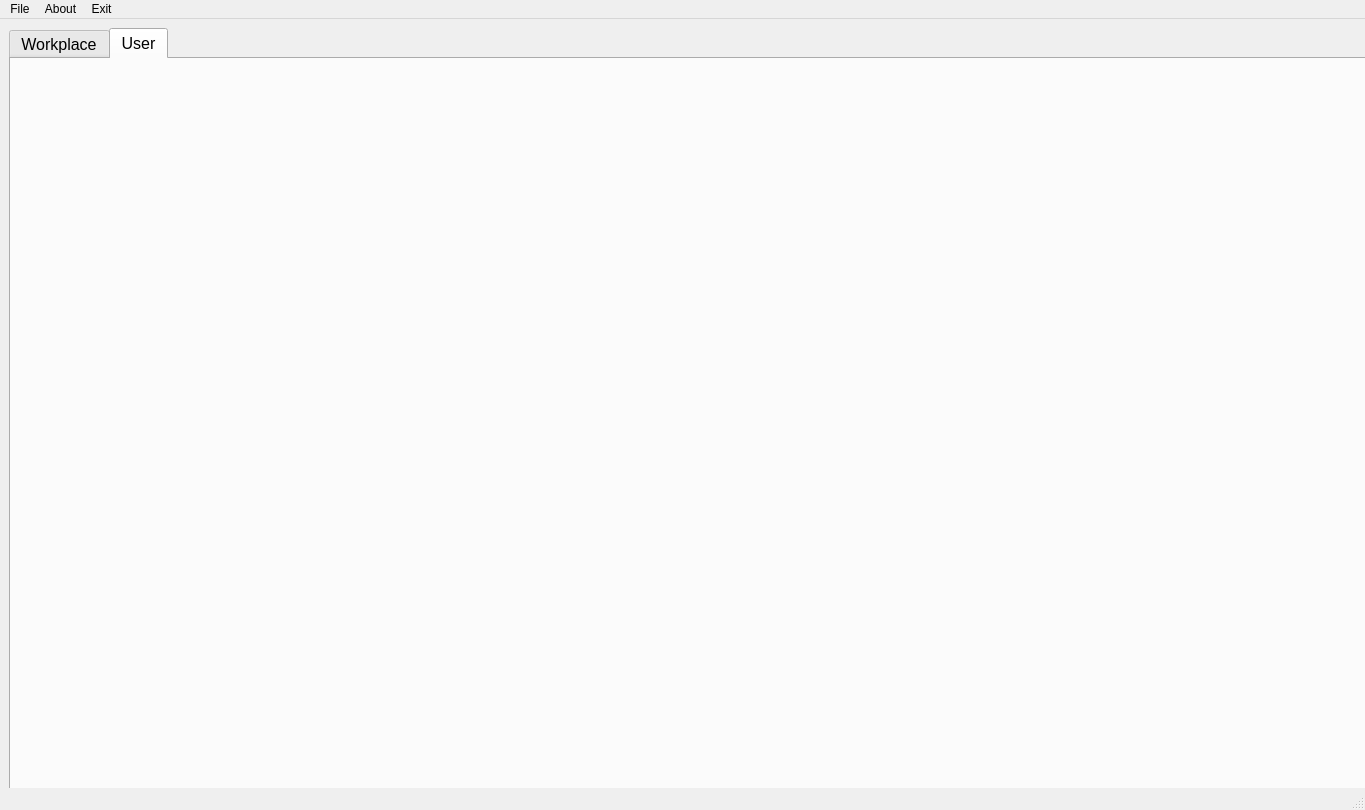
<?xml version="1.0" encoding="UTF-8"?>
<ui version="4.0">
 <class>MainWindow</class>
 <widget class="QMainWindow" name="MainWindow">
  <property name="geometry">
   <rect>
    <x>0</x>
    <y>0</y>
    <width>1365</width>
    <height>810</height>
   </rect>
  </property>
  <property name="windowTitle">
   <string>MainWindow</string>
  </property>
  <widget class="QWidget" name="centralwidget">
   <widget class="QWidget" name="verticalLayoutWidget">
    <property name="geometry">
     <rect>
      <x>9</x>
      <y>9</y>
      <width>1402</width>
      <height>802</height>
     </rect>
    </property>
    <layout class="QVBoxLayout" name="verticalLayout">
     <item>
      <widget class="QTabWidget" name="ContentTab">
       <property name="minimumSize">
        <size>
         <width>1400</width>
         <height>800</height>
        </size>
       </property>
       <property name="font">
        <font>
         <pointsize>12</pointsize>
         <weight>50</weight>
         <bold>false</bold>
        </font>
       </property>
       <property name="tabPosition">
        <enum>QTabWidget::North</enum>
       </property>
       <property name="tabShape">
        <enum>QTabWidget::Rounded</enum>
       </property>
       <property name="currentIndex">
        <number>1</number>
       </property>
       <property name="iconSize">
        <size>
         <width>25</width>
         <height>25</height>
        </size>
       </property>
       <property name="elideMode">
        <enum>Qt::ElideMiddle</enum>
       </property>
       <property name="tabsClosable">
        <bool>false</bool>
       </property>
       <property name="movable">
        <bool>false</bool>
       </property>
       <property name="tabBarAutoHide">
        <bool>true</bool>
       </property>
       <widget class="QWidget" name="Workplace">
        <attribute name="title">
         <string>Workplace</string>
        </attribute>
        <widget class="QWidget" name="horizontalLayoutWidget">
         <property name="geometry">
          <rect>
           <x>2</x>
           <y>9</y>
           <width>1361</width>
           <height>731</height>
          </rect>
         </property>
         <layout class="QHBoxLayout" name="horizontalLayout">
          <item>
           <widget class="QFrame" name="MainFrame">
            <property name="frameShape">
             <enum>QFrame::StyledPanel</enum>
            </property>
            <property name="frameShadow">
             <enum>QFrame::Raised</enum>
            </property>
            <widget class="QGroupBox" name="ListUserGroup">
             <property name="geometry">
              <rect>
               <x>20</x>
               <y>420</y>
               <width>641</width>
               <height>291</height>
              </rect>
             </property>
             <property name="font">
              <font>
               <pointsize>15</pointsize>
               <weight>50</weight>
               <bold>false</bold>
              </font>
             </property>
             <property name="styleSheet">
              <string notr="true"/>
             </property>
             <property name="title">
              <string>List User</string>
             </property>
             <widget class="QFrame" name="ListUserFrame">
              <property name="geometry">
               <rect>
                <x>9</x>
                <y>19</y>
                <width>631</width>
                <height>311</height>
               </rect>
              </property>
              <property name="frameShape">
               <enum>QFrame::StyledPanel</enum>
              </property>
              <property name="frameShadow">
               <enum>QFrame::Raised</enum>
              </property>
              <widget class="QScrollArea" name="ListUserScroll">
               <property name="geometry">
                <rect>
                 <x>9</x>
                 <y>9</y>
                 <width>611</width>
                 <height>251</height>
                </rect>
               </property>
               <property name="styleSheet">
                <string notr="true">QScrollArea{background :rgb(255, 255, 255)}</string>
               </property>
               <property name="widgetResizable">
                <bool>true</bool>
               </property>
               <widget class="QWidget" name="ListUserScrollContent">
                <property name="geometry">
                 <rect>
                  <x>0</x>
                  <y>0</y>
                  <width>609</width>
                  <height>249</height>
                 </rect>
                </property>
                <property name="autoFillBackground">
                 <bool>true</bool>
                </property>
                <layout class="QVBoxLayout" name="verticalLayout_2">
                 <property name="sizeConstraint">
                  <enum>QLayout::SetMinAndMaxSize</enum>
                 </property>
                 <property name="leftMargin">
                  <number>10</number>
                 </property>
                 <property name="topMargin">
                  <number>10</number>
                 </property>
                 <property name="rightMargin">
                  <number>10</number>
                 </property>
                 <property name="bottomMargin">
                  <number>10</number>
                 </property>
                 <item>
                  <layout class="QHBoxLayout" name="UserGroup">
                   <property name="sizeConstraint">
                    <enum>QLayout::SetMinAndMaxSize</enum>
                   </property>
                   <item>
                    <widget class="QLineEdit" name="Phone"/>
                   </item>
                   <item>
                    <widget class="QLineEdit" name="AppID"/>
                   </item>
                   <item>
                    <widget class="QLineEdit" name="HashID"/>
                   </item>
                  </layout>
                 </item>
                </layout>
               </widget>
              </widget>
             </widget>
            </widget>
            <widget class="QGroupBox" name="JoinLeaveGroup">
             <property name="geometry">
              <rect>
               <x>20</x>
               <y>220</y>
               <width>641</width>
               <height>181</height>
              </rect>
             </property>
             <property name="font">
              <font>
               <pointsize>15</pointsize>
               <weight>50</weight>
               <bold>false</bold>
              </font>
             </property>
             <property name="styleSheet">
              <string notr="true"/>
             </property>
             <property name="title">
              <string>Group / Channel Auto Join - Leave</string>
             </property>
             <property name="alignment">
              <set>Qt::AlignCenter</set>
             </property>
             <widget class="QGroupBox" name="URLGroup">
              <property name="geometry">
               <rect>
                <x>19</x>
                <y>39</y>
                <width>481</width>
                <height>71</height>
               </rect>
              </property>
              <property name="font">
               <font>
                <family>MS Shell Dlg 2</family>
                <pointsize>10</pointsize>
                <weight>50</weight>
                <bold>false</bold>
               </font>
              </property>
              <property name="title">
               <string>Group / Change URL</string>
              </property>
              <widget class="QLineEdit" name="InputURL">
               <property name="geometry">
                <rect>
                 <x>12</x>
                 <y>25</y>
                 <width>461</width>
                 <height>31</height>
                </rect>
               </property>
               <property name="styleSheet">
                <string notr="true">QLineEdit{border: 1px solid rgb(173, 173, 173);	border-radius: 5px;	background:transparent;	padding :  0px 10px;}</string>
               </property>
               <property name="placeholderText">
                <string>https://t.me/&lt;name&gt;</string>
               </property>
              </widget>
             </widget>
             <widget class="QGroupBox" name="TimeJLGroup">
              <property name="geometry">
               <rect>
                <x>510</x>
                <y>39</y>
                <width>111</width>
                <height>71</height>
               </rect>
              </property>
              <property name="font">
               <font>
                <family>MS Shell Dlg 2</family>
                <pointsize>10</pointsize>
                <weight>50</weight>
                <bold>false</bold>
               </font>
              </property>
              <property name="title">
               <string>Time Delay</string>
              </property>
              <widget class="QSpinBox" name="InputTimeJL">
               <property name="geometry">
                <rect>
                 <x>10</x>
                 <y>25</y>
                 <width>81</width>
                 <height>31</height>
                </rect>
               </property>
               <property name="styleSheet">
                <string notr="true">QSpinBox{	border: 1px solid rgb(173, 173, 173);border-radius: 5px;	background:transparent;}</string>
               </property>
               <property name="alignment">
                <set>Qt::AlignCenter</set>
               </property>
              </widget>
             </widget>
             <widget class="QPushButton" name="JoinGroupBtn">
              <property name="geometry">
               <rect>
                <x>20</x>
                <y>120</y>
                <width>231</width>
                <height>41</height>
               </rect>
              </property>
              <property name="font">
               <font>
                <pointsize>12</pointsize>
                <weight>50</weight>
                <italic>false</italic>
                <bold>false</bold>
               </font>
              </property>
              <property name="styleSheet">
               <string notr="true">QPushButton{background: rgb(225, 225, 225);border-radius: 10px;color:black;}</string>
              </property>
              <property name="text">
               <string>Start Join Group</string>
              </property>
             </widget>
             <widget class="QPushButton" name="LeaveGroupBtn">
              <property name="geometry">
               <rect>
                <x>270</x>
                <y>120</y>
                <width>231</width>
                <height>41</height>
               </rect>
              </property>
              <property name="font">
               <font>
                <pointsize>12</pointsize>
                <weight>50</weight>
                <italic>false</italic>
                <bold>false</bold>
               </font>
              </property>
              <property name="styleSheet">
               <string notr="true">QPushButton{background: rgb(225, 225, 225);border-radius: 10px;color:black;}</string>
              </property>
              <property name="text">
               <string>Start Leave Group</string>
              </property>
             </widget>
             <widget class="QPushButton" name="JLProcess">
              <property name="geometry">
               <rect>
                <x>514</x>
                <y>125</y>
                <width>101</width>
                <height>31</height>
               </rect>
              </property>
              <property name="font">
               <font>
                <pointsize>10</pointsize>
               </font>
              </property>
              <property name="styleSheet">
               <string notr="true">QPushButton{ border:0px;background:rgb(252, 234, 160);}</string>
              </property>
              <property name="text">
               <string>STOP</string>
              </property>
             </widget>
            </widget>
            <widget class="QGroupBox" name="ChangeNameGroup">
             <property name="geometry">
              <rect>
               <x>20</x>
               <y>10</y>
               <width>641</width>
               <height>171</height>
              </rect>
             </property>
             <property name="font">
              <font>
               <pointsize>15</pointsize>
               <weight>50</weight>
               <bold>false</bold>
              </font>
             </property>
             <property name="styleSheet">
              <string notr="true"/>
             </property>
             <property name="title">
              <string>Auto Change Telegram Name</string>
             </property>
             <property name="alignment">
              <set>Qt::AlignHCenter|Qt::AlignTop</set>
             </property>
             <widget class="QGroupBox" name="NameGroup">
              <property name="geometry">
               <rect>
                <x>20</x>
                <y>30</y>
                <width>481</width>
                <height>71</height>
               </rect>
              </property>
              <property name="font">
               <font>
                <family>MS Shell Dlg 2</family>
                <pointsize>10</pointsize>
                <weight>50</weight>
                <bold>false</bold>
               </font>
              </property>
              <property name="styleSheet">
               <string notr="true"/>
              </property>
              <property name="title">
               <string>Name to change</string>
              </property>
              <widget class="QLineEdit" name="InputName">
               <property name="geometry">
                <rect>
                 <x>12</x>
                 <y>25</y>
                 <width>461</width>
                 <height>31</height>
                </rect>
               </property>
               <property name="layoutDirection">
                <enum>Qt::LeftToRight</enum>
               </property>
               <property name="styleSheet">
                <string notr="true">QLineEdit{border: 1px solid rgb(173, 173, 173);	border-radius: 5px;	background:transparent;	padding :  0px 10px;}</string>
               </property>
               <property name="alignment">
                <set>Qt::AlignLeading|Qt::AlignLeft|Qt::AlignVCenter</set>
               </property>
               <property name="placeholderText">
                <string>Input name to change</string>
               </property>
              </widget>
             </widget>
             <widget class="QGroupBox" name="TimeNameGroup">
              <property name="geometry">
               <rect>
                <x>510</x>
                <y>30</y>
                <width>111</width>
                <height>71</height>
               </rect>
              </property>
              <property name="font">
               <font>
                <family>MS Shell Dlg 2</family>
                <pointsize>10</pointsize>
                <weight>50</weight>
                <bold>false</bold>
               </font>
              </property>
              <property name="title">
               <string>Time Delay</string>
              </property>
              <widget class="QSpinBox" name="InputTimeName">
               <property name="geometry">
                <rect>
                 <x>10</x>
                 <y>25</y>
                 <width>81</width>
                 <height>31</height>
                </rect>
               </property>
               <property name="styleSheet">
                <string notr="true">QSpinBox{	border: 1px solid rgb(173, 173, 173);border-radius: 5px;	background:transparent;}</string>
               </property>
               <property name="alignment">
                <set>Qt::AlignCenter</set>
               </property>
              </widget>
             </widget>
             <widget class="QPushButton" name="ChangeNameBtn">
              <property name="geometry">
               <rect>
                <x>20</x>
                <y>110</y>
                <width>481</width>
                <height>41</height>
               </rect>
              </property>
              <property name="font">
               <font>
                <pointsize>12</pointsize>
                <weight>50</weight>
                <italic>false</italic>
                <bold>false</bold>
               </font>
              </property>
              <property name="styleSheet">
               <string notr="true">QPushButton{background: rgb(225, 225, 225);border-radius: 10px;color:black;}</string>
              </property>
              <property name="text">
               <string>Start Change Name</string>
              </property>
             </widget>
             <widget class="QPushButton" name="NameProcess">
              <property name="geometry">
               <rect>
                <x>514</x>
                <y>115</y>
                <width>101</width>
                <height>31</height>
               </rect>
              </property>
              <property name="font">
               <font>
                <pointsize>10</pointsize>
               </font>
              </property>
              <property name="styleSheet">
               <string notr="true">QPushButton{ border:0px;background:rgb(252, 234, 160);}</string>
              </property>
              <property name="text">
               <string>STOP</string>
              </property>
             </widget>
            </widget>
           </widget>
          </item>
          <item>
           <widget class="Line" name="line">
            <property name="orientation">
             <enum>Qt::Vertical</enum>
            </property>
           </widget>
          </item>
          <item>
           <widget class="QFrame" name="LogFrame">
            <property name="frameShape">
             <enum>QFrame::StyledPanel</enum>
            </property>
            <property name="frameShadow">
             <enum>QFrame::Raised</enum>
            </property>
            <widget class="QGroupBox" name="LogGroup">
             <property name="geometry">
              <rect>
               <x>10</x>
               <y>20</y>
               <width>651</width>
               <height>691</height>
              </rect>
             </property>
             <property name="font">
              <font>
               <pointsize>15</pointsize>
               <weight>50</weight>
               <bold>false</bold>
              </font>
             </property>
             <property name="title">
              <string>LOG</string>
             </property>
             <property name="alignment">
              <set>Qt::AlignCenter</set>
             </property>
             <widget class="QFrame" name="LogScrollFrame">
              <property name="geometry">
               <rect>
                <x>-1</x>
                <y>19</y>
                <width>651</width>
                <height>671</height>
               </rect>
              </property>
              <property name="frameShape">
               <enum>QFrame::StyledPanel</enum>
              </property>
              <property name="frameShadow">
               <enum>QFrame::Raised</enum>
              </property>
              <widget class="QScrollArea" name="LogScrollContent">
               <property name="geometry">
                <rect>
                 <x>9</x>
                 <y>9</y>
                 <width>631</width>
                 <height>651</height>
                </rect>
               </property>
               <property name="widgetResizable">
                <bool>true</bool>
               </property>
               <widget class="QWidget" name="LogScrollContentBlog">
                <property name="geometry">
                 <rect>
                  <x>0</x>
                  <y>0</y>
                  <width>629</width>
                  <height>649</height>
                 </rect>
                </property>
                <property name="autoFillBackground">
                 <bool>true</bool>
                </property>
                <layout class="QVBoxLayout" name="verticalLayout_3">
                 <property name="sizeConstraint">
                  <enum>QLayout::SetMinAndMaxSize</enum>
                 </property>
                 <property name="leftMargin">
                  <number>10</number>
                 </property>
                 <property name="topMargin">
                  <number>10</number>
                 </property>
                 <property name="rightMargin">
                  <number>10</number>
                 </property>
                 <property name="bottomMargin">
                  <number>10</number>
                 </property>
                 <item>
                  <layout class="QHBoxLayout" name="Log">
                   <property name="sizeConstraint">
                    <enum>QLayout::SetMinAndMaxSize</enum>
                   </property>
                   <item>
                    <widget class="QLineEdit" name="ContentLog">
                     <property name="font">
                      <font>
                       <pointsize>12</pointsize>
                      </font>
                     </property>
                     <property name="styleSheet">
                      <string notr="true">QLineEdit{background:transparent;border:0px;}</string>
                     </property>
                     <property name="text">
                      <string>Tets</string>
                     </property>
                    </widget>
                   </item>
                  </layout>
                 </item>
                </layout>
               </widget>
              </widget>
             </widget>
            </widget>
           </widget>
          </item>
         </layout>
        </widget>
       </widget>
       <widget class="QWidget" name="User">
        <attribute name="title">
         <string>User</string>
        </attribute>
       </widget>
      </widget>
     </item>
    </layout>
   </widget>
  </widget>
  <widget class="QMenuBar" name="menubar">
   <property name="geometry">
    <rect>
     <x>0</x>
     <y>0</y>
     <width>1365</width>
     <height>21</height>
    </rect>
   </property>
   <widget class="QMenu" name="menuFile">
    <property name="title">
     <string>File</string>
    </property>
    <addaction name="separator"/>
    <addaction name="actionOpen"/>
    <addaction name="actionSave"/>
    <addaction name="actionExit"/>
   </widget>
   <widget class="QMenu" name="menuAbout">
    <property name="title">
     <string>About</string>
    </property>
   </widget>
   <widget class="QMenu" name="menuExit">
    <property name="title">
     <string>Exit</string>
    </property>
   </widget>
   <addaction name="menuFile"/>
   <addaction name="menuAbout"/>
   <addaction name="menuExit"/>
  </widget>
  <widget class="QStatusBar" name="statusbar"/>
  <action name="actionOpen">
   <property name="text">
    <string>Open</string>
   </property>
  </action>
  <action name="actionSave">
   <property name="text">
    <string>Save</string>
   </property>
  </action>
  <action name="actionExit">
   <property name="text">
    <string>Exit</string>
   </property>
  </action>
 </widget>
 <resources/>
 <connections/>
</ui>
